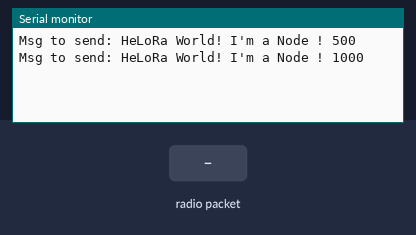
Simulated run of this sketch. Board: Arduino Uno, built with avr-gcc and run on an emulated ATmega328P. On the bench: the last lines printed to the serial monitor. The inputs (shaded band) are chosen by the test bench. No radio packets arrive unless stated.

Above: at 1.2 s.
1.3 s: radio packet "1" arrives
At 1.47 s:
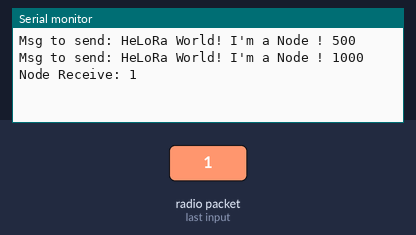
2.8 s: radio packet "0" arrives
At 2.97 s:
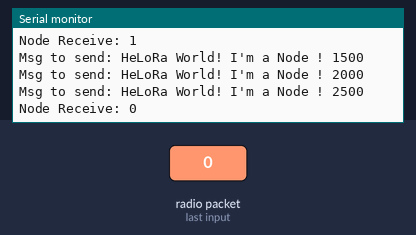
4.3 s: radio packet "2" arrives
At 4.47 s:
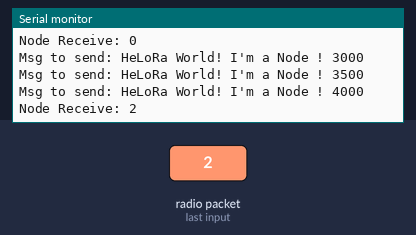
Timing chart, 0 to 7.3 s (numbered marks = the images above; inputs shaded):
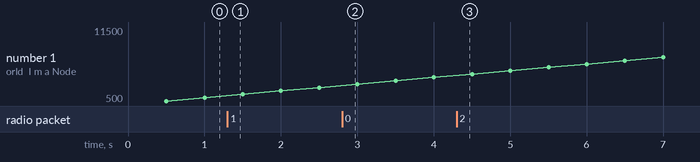

The sketch:

testLoRaFullDuplex.ino
```cpp
/*
  LoRa Simple Gateway/Node Exemple

  This code uses InvertIQ function to create a simple Gateway/Node logic.

  Gateway - Sends messages with enableInvertIQ()
          - Receives messages with disableInvertIQ()

  Node    - Sends messages with disableInvertIQ()
          - Receives messages with enableInvertIQ()

  With this arrangement a Gateway never receive messages from another Gateway
  and a Node never receive message from another Node.
  Only Gateway to Node and vice versa.

  This code receives messages and sends a message every second.

  InvertIQ function basically invert the LoRa I and Q signals.

  See the Semtech datasheet, http://www.semtech.com/images/datasheet/sx1276.pdf
  for more on InvertIQ register 0x33.

  created 05 August 2018
  by Luiz H. Cassettari and adapted by L. Rioux for raspeberry pi (march 2020)
*/

#include "LoRa.h"

void LoRa_rxMode()
{
  LoRa.disableInvertIQ(); // normal mode
  LoRa.receive();         // set receive mode
}

void LoRa_txMode()
{
  LoRa.idle();           // set standby mode
  LoRa.enableInvertIQ(); // active invert I and Q signals
}

void LoRa_sendMessage(String message)
{
  LoRa_txMode();        // set tx mode
  LoRa.beginPacket();   // start packet
  LoRa.print(message);  // add payload
  LoRa.endPacket(true); // finish packet and send it
}

void onReceive(int packetSize)
{
  String message = "";

  while (LoRa.available())
  {
    message += (char)LoRa.read();
  }

  Serial.print("Node Receive: ");
  Serial.println(message);
}

void onTxDone()
{
  Serial.println("TxDone");
  LoRa_rxMode();
}

bool runEvery(unsigned long interval)
{
  static unsigned long previousMillis = 0;
  unsigned long currentMillis = millis();
  if (currentMillis - previousMillis >= interval)
  {
    previousMillis = currentMillis;
    return true;
  }
  return false;
}

void LoRa_Init(void)
{
    if (!LoRa.begin(433E6))
    {
        Serial.println("Starting LoRa failed!\r\n");
        while (1)
        {
        }
    }
}

void setup()
{
  Serial.begin(9600);
  LoRa_Init();

  LoRa.onReceive(onReceive);
  LoRa.onTxDone(onTxDone);
  LoRa_rxMode();
}

void loop()
{
  if (runEvery(500))
  { // repeat every 5000 millis

    String message = "HeLoRa World! ";
    message += "I'm a Node ! ";
    message += millis();

    Serial.print("Msg to send: ");
    Serial.println(message);

    LoRa_sendMessage(message); // send a message

  }
}
```

Measured:
- after the input at 1.3 s, the serial monitor: prints a new line at once (image 1)
- after the input at 2.8 s, the serial monitor: prints a new line at once (image 2)
- after the input at 4.3 s, the serial monitor: prints a new line at once (image 3)
